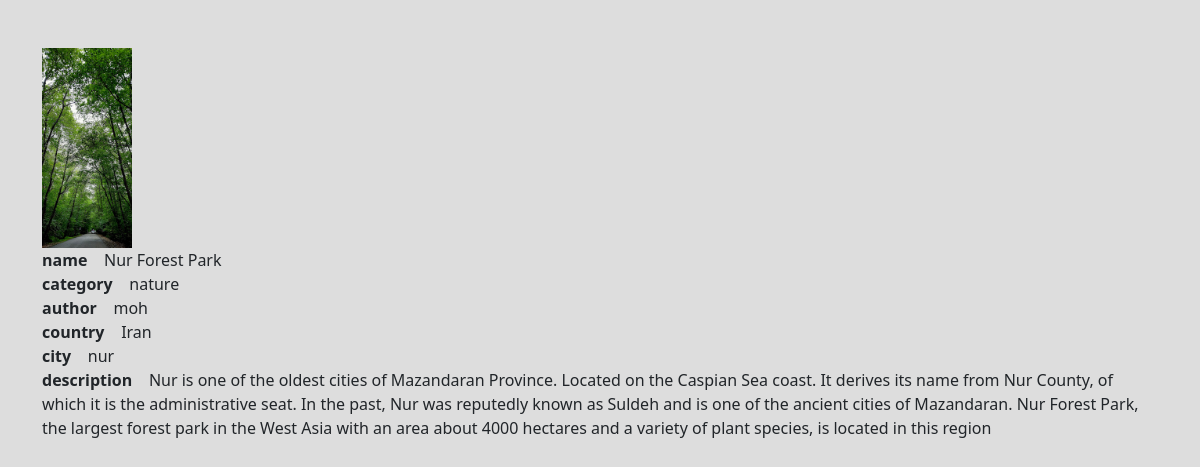
The page /nur-forest-park/ on the database its author committed.
### blog/models.py (models this page shows, shortened)
class BaseModel(models.Model):
    is_deleted = models.BooleanField(default=False)
    is_updated = models.DateTimeField(auto_now=True)
    is_created = models.DateTimeField(auto_now_add=True)
    id = models.IntegerField(primary_key=True,unique=True)
    class Meta:
        abstract = True

class SightseeingPlaces(BaseModel):
    name = models.CharField(max_length=100)
    category = models.ForeignKey(Category,on_delete=models.CASCADE,null=True)
    image = models.ImageField(blank=True,null=True,upload_to="images/")
    author = models.ForeignKey(User,on_delete=models.CASCADE)
    slug = models.SlugField(max_length=100,null=True)
    country = models.CharField(max_length=100,blank=True)
    city = models.CharField(max_length=100,blank=True)
    description = models.TextField(blank=True)

class Category(BaseModel):
    categoryName = models.CharField(max_length=100)
    def __str__(self):
        return self.categoryName

### blog/views.py (the view)
# urls.py: path('<slug:slug>/',projectDetail.as_view(),name="project-detail"),
class projectDetail(DetailView):
    model = SightseeingPlaces
    template_name = 'project-detail.html'
    context_object_name = "project"
    def get_context_data(self, **kwargs):
        context = super().get_context_data(**kwargs)
        return context

### blog/templates/project-detail.html
{% extends 'main.html' %}
{% block content %}
<br><br>
    <div class="container">
        <img style="height: 200px;width: auto;" src="{{project.image.url}}"><br>
        <strong>name &nbsp;</strong>&nbsp;&nbsp;{{project.name}}<br>
        <strong>category &nbsp;</strong>&nbsp;&nbsp;{{project.category}}<br>
        <strong>author &nbsp;</strong>&nbsp;&nbsp;{{project.author}}<br>
        <strong>country &nbsp;</strong>&nbsp;&nbsp;{{project.country}}<br>
        <strong>city &nbsp;</strong>&nbsp;&nbsp;{{project.city}}<br>
        <strong>description &nbsp;</strong>&nbsp;&nbsp;{{project.description}}<br>
    </div>
{% endblock content %}

### static/main.css (style rules this page uses)
body { background-color: #ddd ; }

### rows shown on the page
SightseeingPlaces: image (picture), name "Nur Forest Park", category "nature", author "moh", country "Iran", city "nur", description "Nur is one of the oldest cities of Mazandaran Province. Located on the Caspian Sea coast. It derives its name from Nur County, of which it is the administrative seat. In the past, Nur was reputedly known as Suldeh and is one of the ancient cities of Mazandaran. Nur Forest Park, the largest forest park in the West Asia with an area about 4000 hectares and a variety of plant species, is located in this region"
